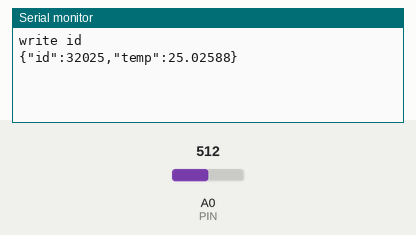
This sketch was run on a simulated Arduino Uno, built with avr-gcc and run on an emulated ATmega328P. Shown: the last lines printed to the serial monitor. The inputs (shaded band) are chosen by the test bench; at power-on: A0 (PIN) = 512. Random numbers use the default seed unless the sketch sets one; EEPROM starts erased.

Above: at 1.2 s.
1.3 s: A0 (PIN) set to 716
At 2.7 s:
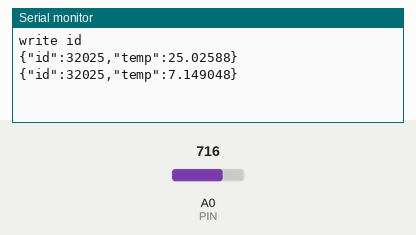
2.8 s: A0 (PIN) set to 900
At 5.3 s:
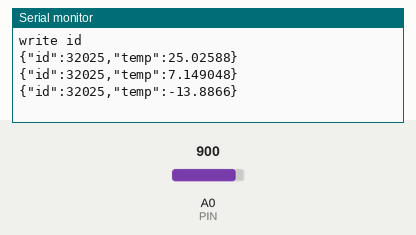
Timing chart, 0 to 6.8 s (numbered marks = the images above; inputs shaded):
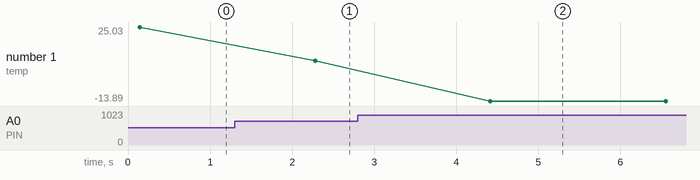

The sketch:

Challenge2.ino
```cpp
#include "EEPROMAnything.h"
#include <SoftwareSerial.h>
#include <ArduinoJson.h>
#include <string.h>
SoftwareSerial XBee(2, 3); // Rx, Tx

#define VERSION 1

#define BAUD_RATE 9600
#define PIN A0
#define VCC 3.3
#define SERIESRESISTOR 9969
#define SAMPLES 10
#define SEARCH_DELAY 100
#define AVERAGE_DELAY 10

#define THERMISTORNOMINAL 10000
#define TEMPERATURENOMINAL 25
#define BCOEFFICIENT 3950

int id;

typedef struct {
  int version;
  int id;
} identification;

identification identity;

void sendJson(float reading){
  char buffer[100];
  StaticJsonBuffer<100> jsonBuffer;

  memset(buffer, 0, sizeof(buffer));

  JsonObject& root = jsonBuffer.createObject();
  root["id"] = id;
  root["temp"] = reading;

  root.printTo(buffer, sizeof(buffer));
  XBee.println(buffer);
  Serial.println(buffer);
}

float getAverage(){
  int i;
  float average;
  average = 0;
  for(i = 0; i < SAMPLES; i++){
    average += analogRead(PIN);
    delay(AVERAGE_DELAY);
  }
  average /= SAMPLES;
  return ((1023 / average) - 1);
}

float steinhart(float resistance){
  float steinhart;
  steinhart = log(resistance / THERMISTORNOMINAL);
  steinhart /= BCOEFFICIENT;
  steinhart += 1.0 / (TEMPERATURENOMINAL + 273.15);
  steinhart = 1.0 / steinhart;
  steinhart -= 273.15;

  return steinhart;
}

void setup() {
  XBee.begin(BAUD_RATE);
  Serial.begin(BAUD_RATE);
  analogReference(EXTERNAL);

  EEPROM_readAnything(0, identity);

  if(identity.version == VERSION){
    id = identity.id;
    Serial.print("found old id\n");
  } else {
    randomSeed(analogRead(PIN)); // seed value from the thermistor
    id = random(10000,32767); // generate a specific ID for this device

    identity.id = id;
    identity.version = VERSION;

    EEPROM_writeAnything(0, identity);
    Serial.print("write id\n");
  }
}

void loop() {
  float reading, average;

  average = getAverage();
  reading = SERIESRESISTOR/average; // Thermistor resistance

  reading = steinhart(reading); // Temperature
  sendJson(reading);
  XBee.flush();
  delay(2000);
}
```

EEPROMAnything.h
```cpp
#include "EEPROM.h"

#include <Arduino.h>  // for type definitions

template <class T> int EEPROM_writeAnything(int ee, const T& value)
{
    const byte* p = (const byte*)(const void*)&value;
    unsigned int i;
    for (i = 0; i < sizeof(value); i++)
          EEPROM.write(ee++, *p++);
    return i;
}

template <class T> int EEPROM_readAnything(int ee, T& value)
{
    byte* p = (byte*)(void*)&value;
    unsigned int i;
    for (i = 0; i < sizeof(value); i++)
          *p++ = EEPROM.read(ee++);
    return i;
}
```

Measured:
- after the input at 1.3 s, the serial monitor: prints a new line after 0.98 s (image 1)
- after the input at 2.8 s, the serial monitor: prints a new line after 1.6 s (image 2)
- plotted number 1: 25.03 → 7.15 after the input at 1.3 s, 7.15 → -13.89 after the input at 2.8 s
